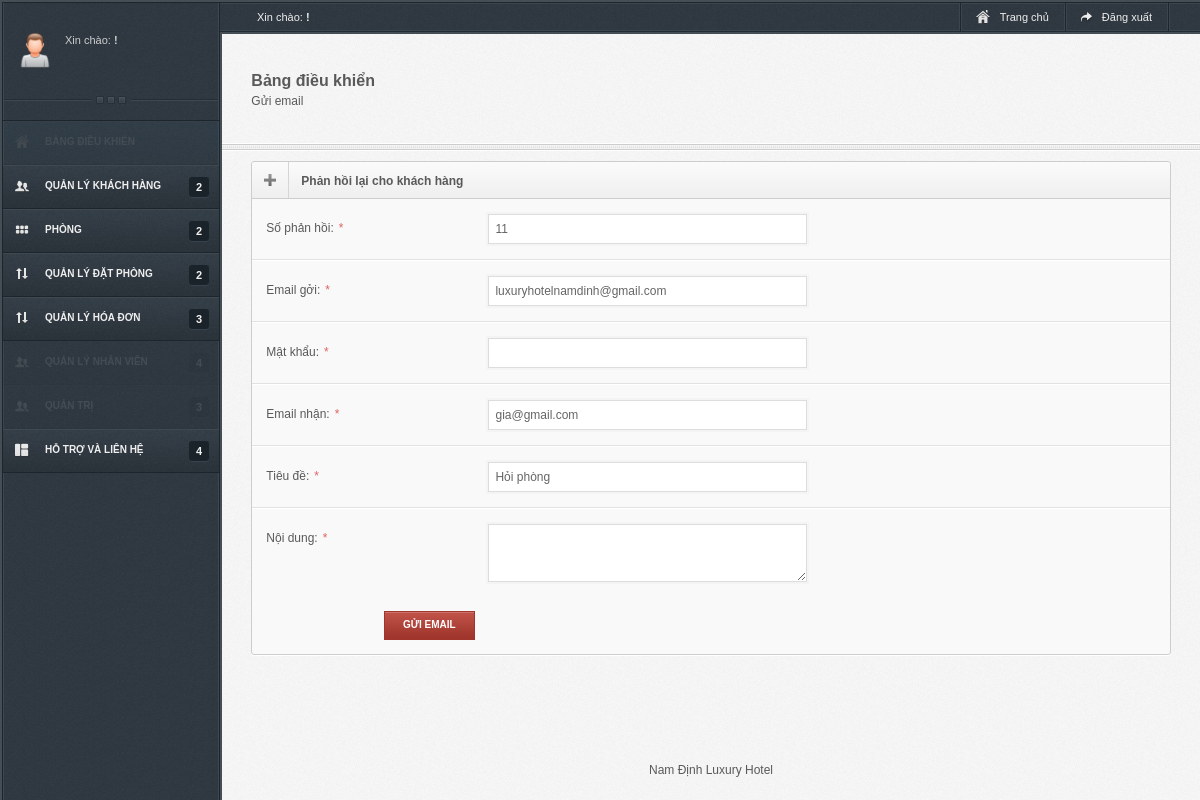
The page /source_code/index.php/admin/Guiemail/Gui_email/11 on the database its author committed.
### tables this page shows
CREATE TABLE `phanhoi` (
  `id` int(11) NOT NULL,
  `hoten` varchar(255) NOT NULL,
  `email` varchar(255) NOT NULL,
  `sdt` varchar(25) NOT NULL,
  `tieude` varchar(255) NOT NULL,
  `noidung` varchar(1000) NOT NULL,
  `date` varchar(25) NOT NULL,
  `tinhtrang` varchar(50) NOT NULL
);

CREATE TABLE `lienhe` (
  `id` int(11) NOT NULL,
  `diachi` varchar(255) NOT NULL,
  `hotline` varchar(255) NOT NULL,
  `email` varchar(255) NOT NULL
);

### source_code/application/controllers/admin/Guiemail.php (called while the page is built, shortened)
<?php
class Guiemail extends My_Controller
{
    public function Gui_email()
    {
        $id = $this->uri->rsegment(3);
        $phanhoi = $this->Phanhoi_Model->get_info($id);
        $this->data['phanhoi'] = $phanhoi;
            $this->data['title'] = "Gửi email";
            $this->data['contents'] = 'admin/Gui_email';
            $this->load->view($this->site_admin, $this->data);
    }
}

### source_code/index.php (called while the page is built, shortened)
<?php
require_once BASEPATH.'core/CodeIgniter.php';

### source_code/application/helpers/common_helper.php (called while the page is built)
<?php
function public_url($url ='')
{
    return base_url('public/'.$url);
}

### source_code/application/core/My_Model.php (called while the page is built, shortened)
<?php
class My_Model extends CI_Model
{
    public $table;
    public function get_info($id, $field= '')
    {
        $where = array();
        $where['id'] = $id;
        return $this->get_info_rule($where,$field);
    }
    public function get_info_rule($where=array(), $field= '')
    {
        $this->db->where($where);
        $result = $this->db->get($this->table);
        if($result->num_rows()>0 )
        {
            return $result->row();
        }
        else {
            return false;
        }
    }
    public function gettable($table)
    {
        $query = $this->db->get($table);
        return $query->result();
    }
}

### source_code/application/views/admin/Gui_email.php (the view, shortened to what this page needs)
<div class="wrapper">
		<form class="form" id="form" action="" method="post" enctype="multipart/form-data">
			<fieldset>
				<div class="widget">
				    <div class="title">
						<img src="<?php echo public_url('admin/'); ?>images/icons/dark/add.png" class="titleIcon">
						<h6>Phản hồi lại cho khách hàng</h6>
						<h6 style="margin-left: 78px; color: blue;"><?php echo $this->session->flashdata('flash_capnhat'); ?></h6>
						<h6 style="margin-left: 78px; color: red;"><?php echo $this->session->flashdata('flash_b'); ?></h6>
					</div>
					<div class="tab_container">
					     <div id="tab1" class="tab_content pd0">
					     <div class="formRow">
    	<label class="formLeft" for="param_name">Số phản hồi:<span class="req">*</span></label>
    	<div class="formRight">
    		<span class="oneTwo"><input value ="<?php echo $phanhoi->id; ?>" name="id_phanhoi" id="param_name" _autocheck="true" type="text" readonly="readonly"></span>
    	</div>
    </div>
       <?php foreach ($this->Lienhe_Model->gettable('lienhe') as $row) {?>
     <div class="formRow">
    	<label class="formLeft" for="param_name">Email gởi:<span class="req">*</span></label>
    	<div class="formRight">
    		<span class="oneTwo"><input value ="<?php echo $row->email;?>" name="email_goi" id="param_name" _autocheck="true" type="text" readonly="readonly"></span>
    	</div>
    </div>
     <?php } ?>
     <div class="formRow">
    	<label class="formLeft" for="param_name">Mật khẩu:<span class="req">*</span></label>
    	<div class="formRight">
    		<span class="oneTwo"><input value ="" name="pass" id="param_name" _autocheck="true" type="password" ></span>
    	</div>
    </div>
      <div class="formRow">
    	<label class="formLeft" for="param_name">Email nhận:<span class="req">*</span></label>
    	<div class="formRight">
    		<span class="oneTwo"><input value ="<?php echo $phanhoi->email; ?>" name="email" id="param_name" _autocheck="true" type="text" ></span>
    	</div>
    </div>
	<div class="formRow">
    	<label class="formLeft" for="param_name">Tiêu đề:<span class="req">*</span></label>
    	<div class="formRight">
    		<span class="oneTwo"><input value ="<?php echo $phanhoi->tieude; ?>" name="tieude" id="param_name" _autocheck="true" type="text" ></span>
    	</div>
    </div>
     <div class="formRow">
    	<label class="formLeft" for="param_name">Nội dung:<span class="req">*</span></label>
    	<div class="formRight">
    		<span class="oneTwo"><textarea rows="3" cols="20" name="noidung" id="param_name" value="" _autocheck="true" type="text"><?php echo set_value('noidung'); ?></textarea></span>
    	</div>
    </div>
	        		</div>
	        		<div class="formSubmit" style = "padding-right: 677px; ">
	           			<input value="Gửi email" class="redB" type="submit">
	           		</div>
				</div>
			</fieldset>
		</form>
</div>

### source_code/public/admin/crown/css/main.css (style rules this page uses)
html { height: 100%; background: transparent url(../images/backgrounds/bg.jpg); }
body { min-height: 100%; font-size: 12px; color: #595959; font-family: Arial, Helvetica, sans-serif; line-height: 20px; position: relative; }
body { background: url(../images/backgrounds/bodyBg.png) repeat-y 0 0; }
.wrapper { position: relative; margin: 0 3%; }
h6 { font-size: 14px; }
.middleNav, .widget, .sItem, .statsDetailed, .statsContent, .nav li a strong, .controlB ul li, .toggle, .smalldd ul li a strong { -moz-border-radius: 3px; -webkit-border-radius: 3px; -khtml-border-radius: 3px; border-radius: 3px; }
.widget, .middleNav, .sItem, .statsDetailed { box-shadow: 0 1px 0 #fff; -moz-box-shadow: 0 1px 0 #fff; -webkit-box-shadow: 0 1px 0 #fff; }
.widget .title:first-child, ul.tabs, .toggle .title:first-child { -webkit-border-top-right-radius: 3px; -webkit-border-top-left-radius: 3px; -moz-border-radius-topright: 3px; -moz-border-radius-topleft: 3px; }
.button, button, input[type=submit], input[type=reset], input[type=button] { font-size: 10px; font-weight: bold; background-image: url(../images/ui/usualButtons.png); background-repeat: repeat-x; text-transform: uppercase; white-space: nowrap; cursor: pointer; font-family: Arial, Helvetica, sans-serif; line-height: 12px; display: inline-block; max-height: 29px; }
input[type=submit], input[type=reset], input[type=button], button { padding: 7px 18px 8px 18px; }
.formSubmit { display: block; float: right; margin: 14px 18px; }
.redB { background-position: 0 -170px; border: 1px solid #9f352b; color: #fff; }
.oneTwo { width: 49%; display: inline; float: right; }
.oneTwo:first-child { float: left; }
.widget { background: #f9f9f9; border: 1px solid #cdcdcd; margin-top: 10px; clear: both; }
.widget .title { height: 36px; background: #efefef url(../images/backgrounds/titleBg.png) repeat-x; border-bottom: 1px solid #cdcdcd; }
.widget .title .titleIcon { float: left; padding: 11px 11px; border-right: 1px solid #D5D5D5; }
.widget .title h6 { float: left; font-size: 12px; font-weight: bold; padding: 9px 12px 8px 12px; }
.tab_container { overflow: hidden; width: 100%; }
.tab_content { padding: 10px 12px; }
.formRow { padding: 15px 14px; clear: both; border-bottom: 1px solid #E2E2E2; border-top: 1px solid white; position: relative; }
.formRow:first-child { border-top: none; }
.formRow:last-child { border-bottom: none; }
.formRow > label { padding: 4px 0; display: block; float: left; }
.req { margin-left: 5px; display: inline; color: #DB6464; }
.formRow .formRight { display: block; float: right; width: 80%; margin-right: 18px; }
.form input[type=text], .form input[type=password], .form textarea { font-size: 11px; padding: 7px 6px; background: white; border: 1px solid #DDD; width: 100%; font-family: Arial, Helvetica, sans-serif; box-shadow: 0 0 0 2px #f4f4f4; -webkit-box-shadow: 0 0 0 2px #f4f4f4; -moz-box-shadow: 0 0 0 2px #f4f4f4; color: #656565; }
input[readonly], input[disabled] { background: #FCFCFC; border: 1px solid #DADADA; color: #D1D1D1; }

### source_code/public/admin/css/css.css (style rules this page uses)
body { min-width: 1024px; }
.form label { cursor: pointer; }
.form input[type="text"], .form input[type="password"], .form textarea { font-size: 12px; }
.formRow label.formLeft { display: inline; width: 23%; float: left; }
.formRow .formRight { display: inline; width: 73%; float: right; }

### rows shown on the page
phanhoi: id_phanhoi "11", email "gia@gmail.com", tieude "Hỏi phòng"
lienhe: email_goi "luxuryhotelnamdinh@gmail.com"

### other values the page prints
$title "Gửi email"
